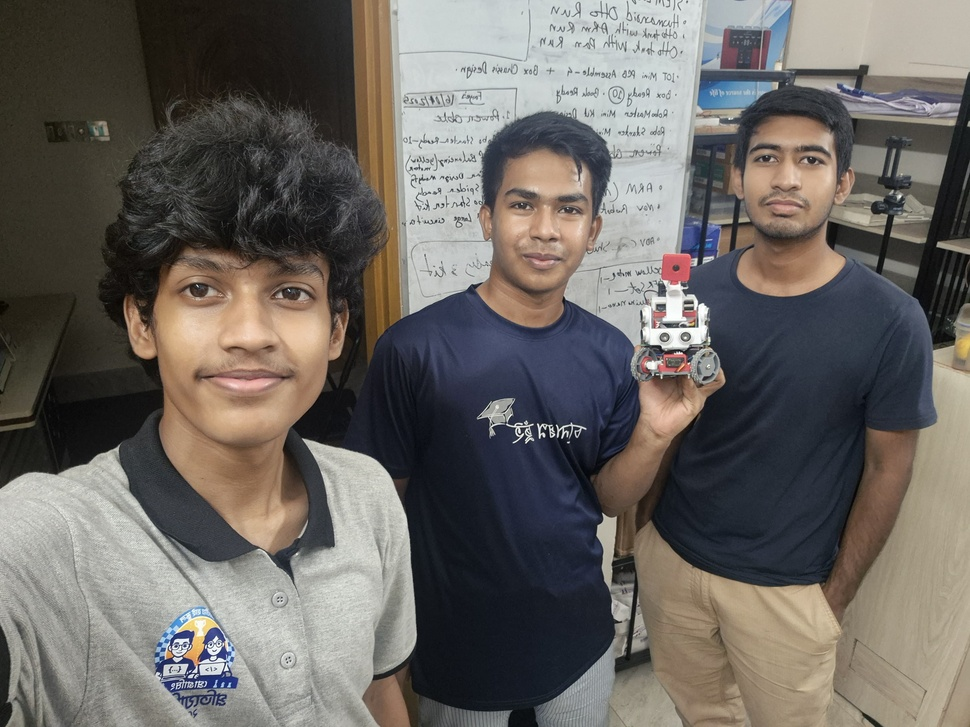
#> input picture t-photos/funny/funny team photo.jpg, 970 x 727 px, shrunk from 4000 x 3000 before the run, given in place of the camera
$ python 'Line counter.py'
#> lines starting #> are read from the running program, lines starting #| are printed output that depends on the picture; after the words box and inside, x2 and y2 are one past the last pixel; in counts of white or black regions, pixels touching at a corner belong together


import cv2
import numpy as np

cap = cv2.VideoCapture(0)

blue_lower = np.array([103, 33, 71])
blue_upper = np.array([158, 255, 255])
orange_lower = np.array([0, 36, 130])
orange_upper = np.array([39, 255, 255])

while True:
    ret, frame = cap.read()
#> frame is the input picture: shape (727, 970, 3); mean B, G, R 98.2, 102.7, 107.2
    if not ret:
        break

    hsv = cv2.cvtColor(frame, cv2.COLOR_BGR2HSV)
#> hsv: shape (727, 970, 3); mean H, S, V 54.7, 54.9, 113.1

    blue_mask = cv2.inRange(hsv, blue_lower, blue_upper)
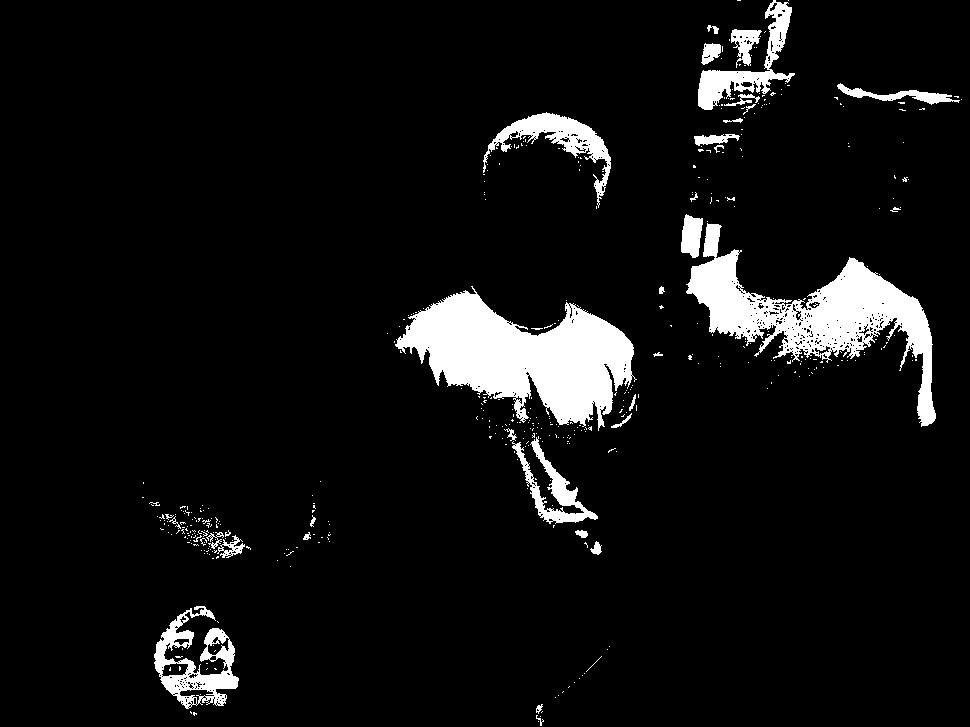
#> blue_mask: shape (727, 970); 6.9% white; 446 white regions (412 under 20 px), largest, box (x1, y1, x2, y2) and area: (395, 286, 637, 431) 18017, (686, 223, 936, 427) 14525, (154, 606, 239, 709) 3475
    orange_mask = cv2.inRange(hsv, orange_lower, orange_upper)
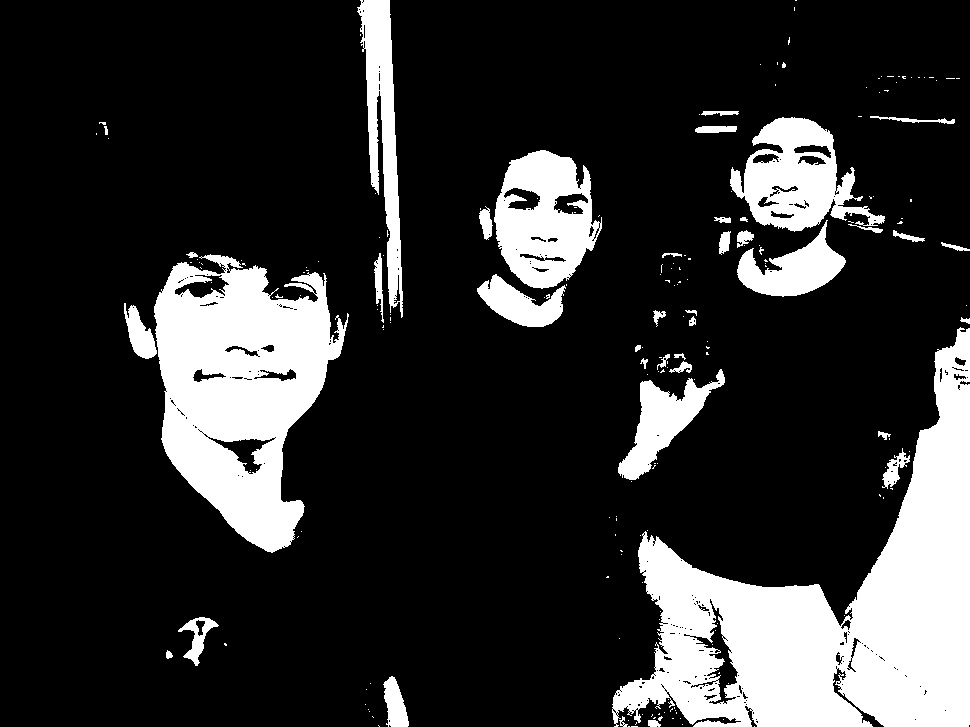
#> orange_mask: shape (727, 970); 19% white; 202 white regions (162 under 20 px), largest, box (x1, y1, x2, y2) and area: (612, 327, 970, 727) 58241, (154, 254, 349, 553) 34010, (494, 150, 602, 289) 9608

    blur_blue = cv2.GaussianBlur(blue_mask, (5, 5), 0)
    blur_orange = cv2.GaussianBlur(orange_mask, (5, 5), 0)

    edges_blue = cv2.Canny(blur_blue, 50, 150)
#> edges_blue: shape (727, 970); 1.8% white in thin lines or dots, all inside (x1, y1, x2, y2) = (141, 0, 963, 727)
    edges_orange = cv2.Canny(blur_orange, 50, 150)
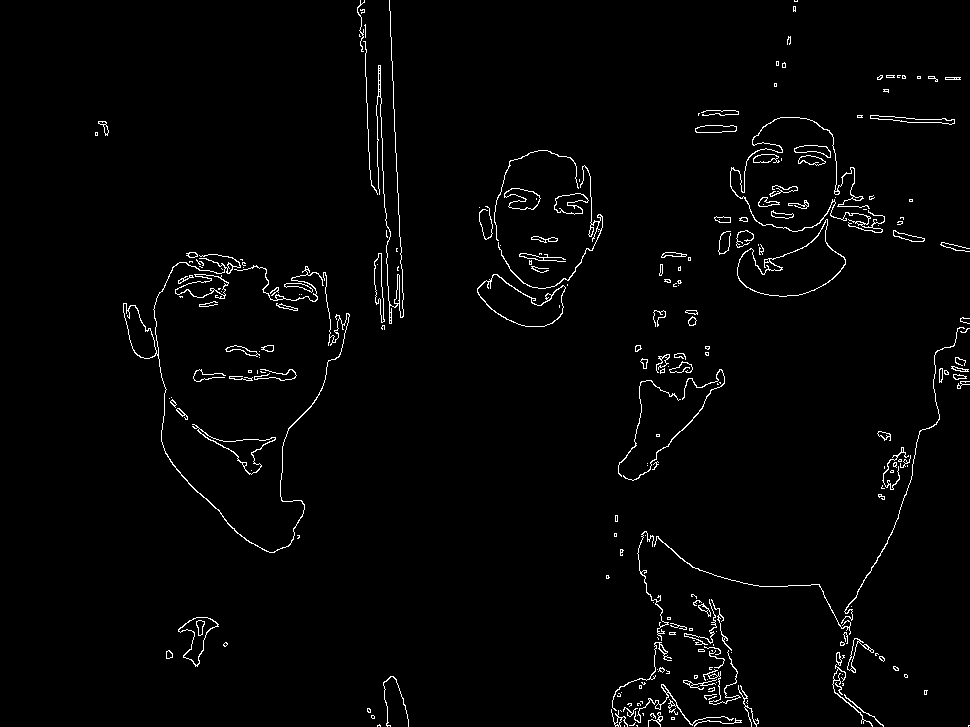
#> edges_orange: shape (727, 970); 2% white in thin lines or dots

    lines_blue = cv2.HoughLinesP(edges_blue, 1, np.pi/180, 50, minLineLength=50, maxLineGap=10)
#> lines_blue = 58 rows, first 6: [799, 363, 906, 331], [731, 282, 854, 361], [786, 361, 900, 328], [710, 332, 833, 337], [162, 683, 231, 642], [787, 362, 854, 344]
    lines_orange = cv2.HoughLinesP(edges_orange, 1, np.pi/180, 50, minLineLength=50, maxLineGap=10)
#> lines_orange = 23 rows, first 6: [393, 98, 403, 299], [366, 88, 371, 185], [381, 117, 384, 207], [824, 215, 924, 238], [274, 300, 326, 294], [185, 276, 247, 269]

    line_count_blue = 0
    line_count_orange = 0

    if lines_blue is not None:
        for line in lines_blue:
            x1, y1, x2, y2 = line[0]
            cv2.line(frame, (x1, y1), (x2, y2), (255, 0, 0), 2)
            line_count_blue += 1
#> this loop made 58 passes
#> (x1, y1, x2, y2) on passes 1 to 12: (799, 363, 906, 331), (731, 282, 854, 361), (786, 361, 900, 328), (710, 332, 833, 337), (162, 683, 231, 642), (787, 362, 854, 344), (731, 336, 815, 339), (167, 690, 219, 658), (754, 292, 823, 361), (812, 360, 875, 342), (790, 358, 902, 324), (570, 424, 634, 404)
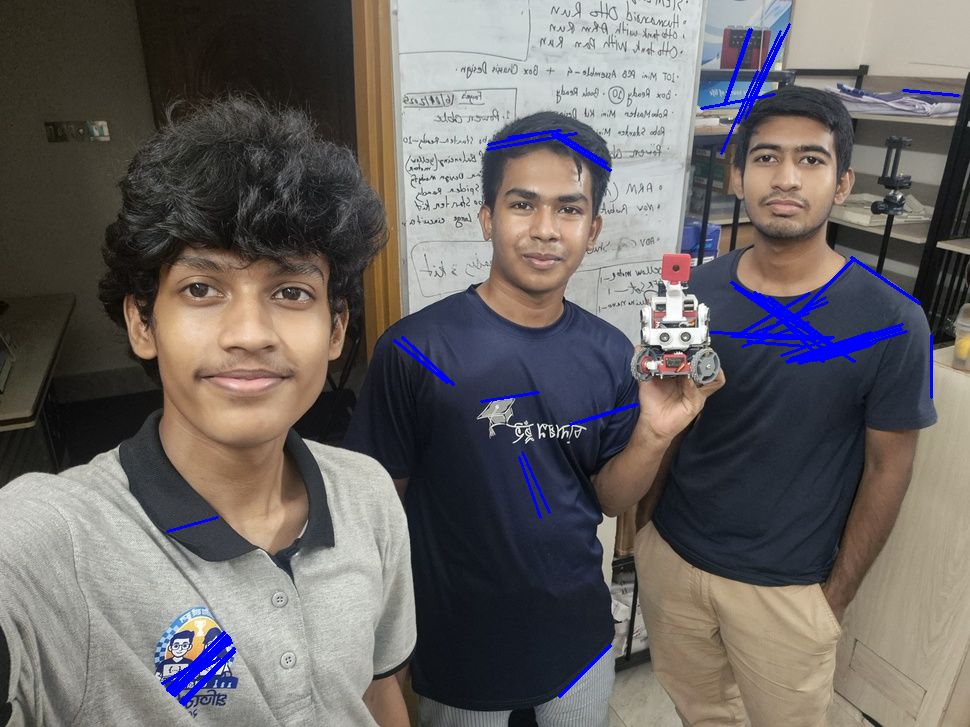
#> frame: shape (727, 970, 3); 1.53% of pixels changed, all inside (x1, y1, x2, y2) = (161, 23, 960, 706)
#> after the loop, line_count_blue = 58

    if lines_orange is not None:
        for line in lines_orange:
            x1, y1, x2, y2 = line[0]
            cv2.line(frame, (x1, y1), (x2, y2), (0, 140, 255), 2)
            line_count_orange += 1
#> this loop made 23 passes
#> (x1, y1, x2, y2) on passes 1 to 12: (393, 98, 403, 299), (366, 88, 371, 185), (381, 117, 384, 207), (824, 215, 924, 238), (274, 300, 326, 294), (185, 276, 247, 269), (892, 532, 912, 471), (389, 0, 393, 94), (188, 255, 240, 267), (660, 650, 660, 595), (721, 634, 756, 726), (708, 699, 715, 608)
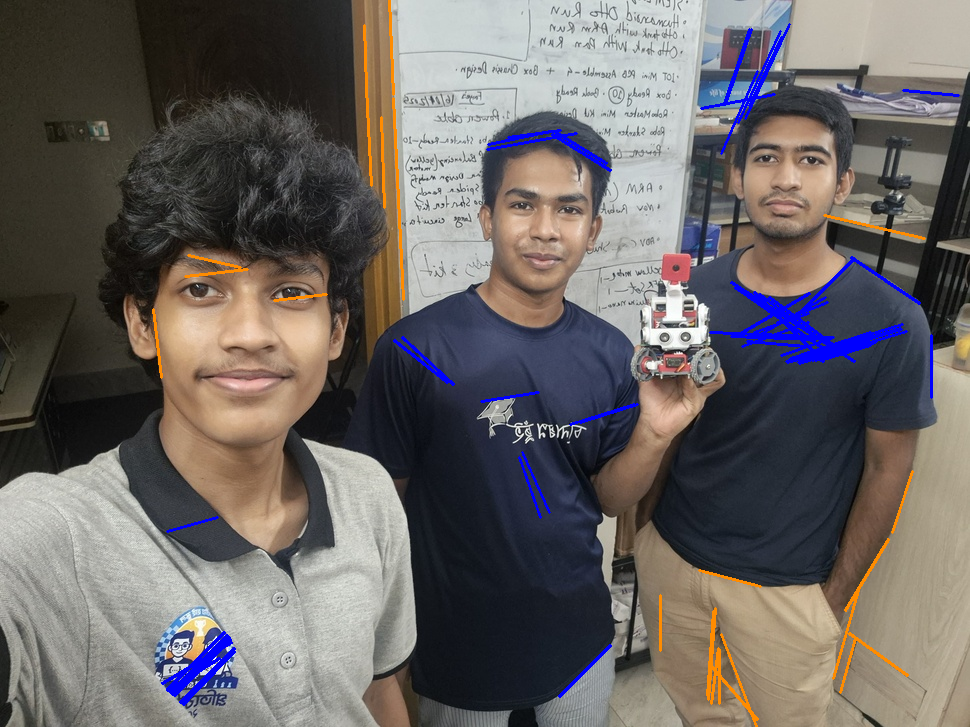
#> frame: shape (727, 970, 3); 0.75% of pixels changed, all inside (x1, y1, x2, y2) = (152, 0, 926, 727)
#> after the loop, line_count_orange = 23

    cv2.putText(frame, f"Blue Lines: {line_count_blue}", (10, 30), cv2.FONT_HERSHEY_SIMPLEX, 0.8, (255, 0, 0), 2)
    cv2.putText(frame, f"Orange Lines: {line_count_orange}", (10, 60), cv2.FONT_HERSHEY_SIMPLEX, 0.8, (0, 140, 255), 2)
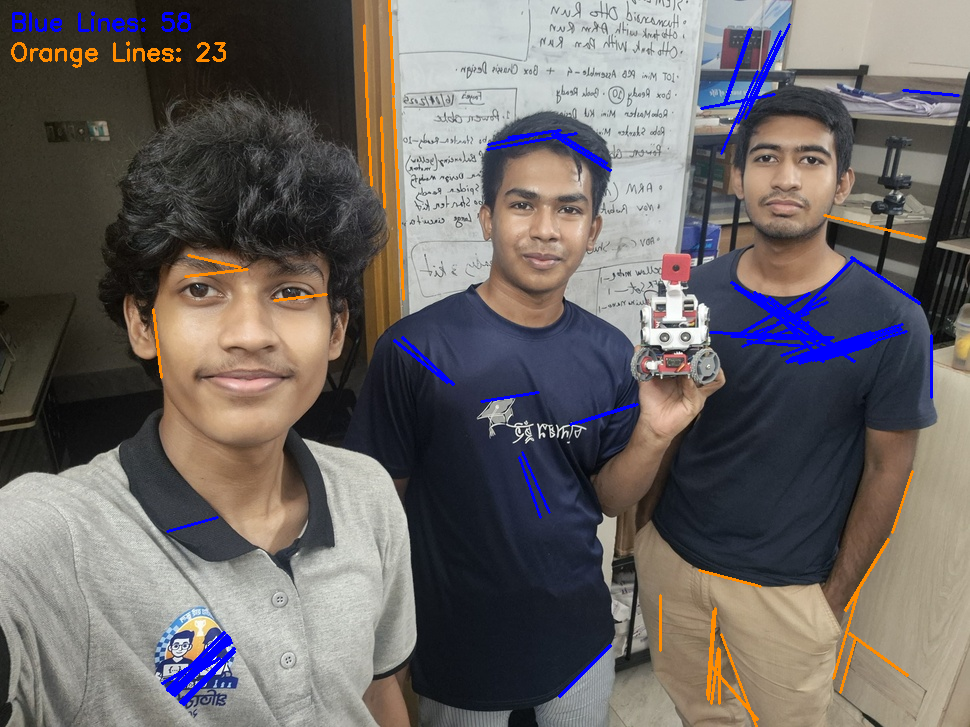
#> frame: shape (727, 970, 3); mean B, G, R 100.3, 101.8, 107.4

    cv2.imshow("Line Detection", frame)

    if cv2.waitKey(1) & 0xFF == ord('q'):
#> (key q is pressed here)
        break

cap.release()
cv2.destroyAllWindows()

$ run again, on t-photos/funny/funny_teamphoto.jpg
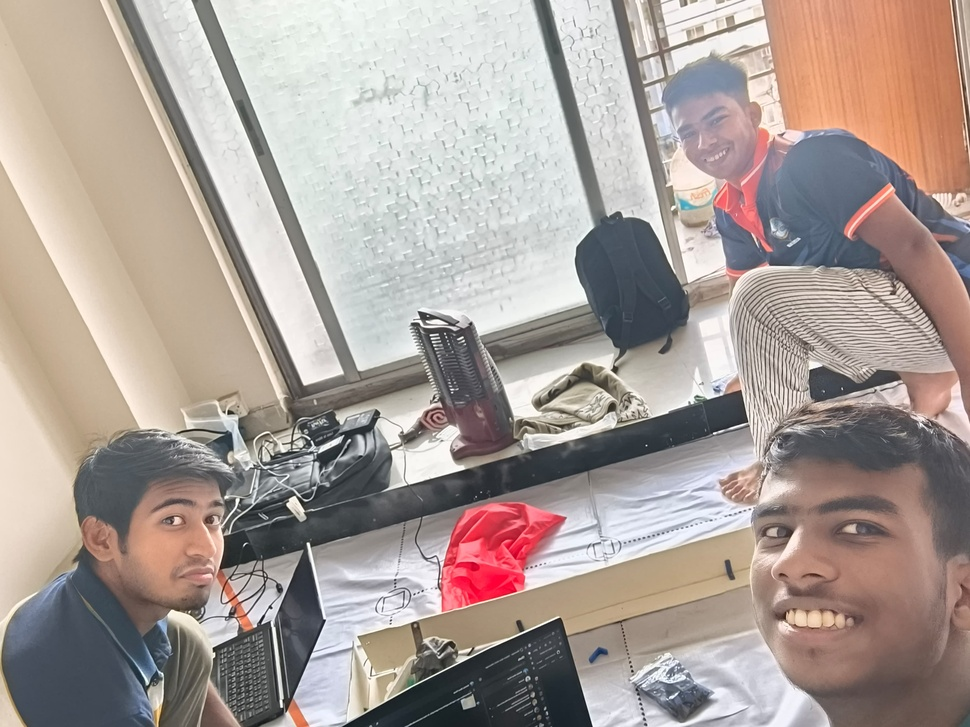
#> input picture t-photos/funny/funny_teamphoto.jpg, 970 x 727 px, shrunk from 4160 x 3120 before the run, given in place of the camera
#> frame is the input picture: shape (727, 970, 3); mean B, G, R 152.3, 158.3, 170.3
#> hsv: shape (727, 970, 3); mean H, S, V 53.8, 39.2, 174.2
#> `blue_mask = cv2.inRange(hsv, blue_lower, blue_upper)`:
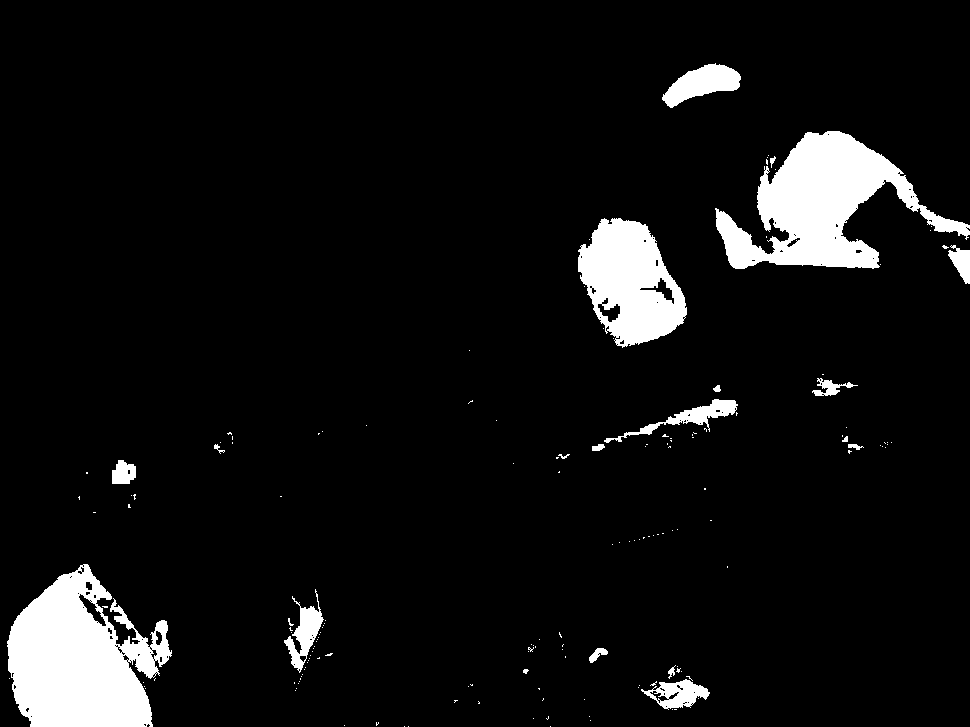
#> blue_mask: shape (727, 970); 7% white; 164 white regions (144 under 20 px), largest, box (x1, y1, x2, y2) and area: (7, 564, 172, 727) 17232, (715, 131, 970, 269) 15360, (578, 218, 687, 348) 8938
#> orange_mask: shape (727, 970); 29.9% white; 661 white regions (600 under 20 px), largest, box (x1, y1, x2, y2) and area: (0, 0, 291, 432) 62364, (418, 462, 970, 686) 53702, (0, 160, 254, 632) 37279
#> edges_blue: shape (727, 970); 0.9% white in thin lines or dots
#> edges_orange: shape (727, 970); 2.7% white in thin lines or dots
#> lines_blue = [[821, 266, 875, 268], [595, 445, 695, 407], [85, 564, 163, 664], [116, 635, 148, 699], [600, 444, 652, 431], [80, 565, 104, 615], [99, 581, 164, 664]]
#> lines_orange = 74 rows, first 6: [149, 109, 290, 425], [526, 590, 756, 524], [138, 52, 286, 385], [19, 197, 134, 415], [223, 263, 274, 374], [542, 421, 601, 418]
#> the loop `for line in lines_blue:` made 7 passes
#> after the loop `for line in lines_blue:`: line_count_blue = 7
#> the loop `for line in lines_orange:` made 74 passes
#> after the loop `for line in lines_orange:`: line_count_orange = 74
#> `cv2.putText(frame, f"Orange Lines: {line_count_orange}", (10, 60), cv2..`:
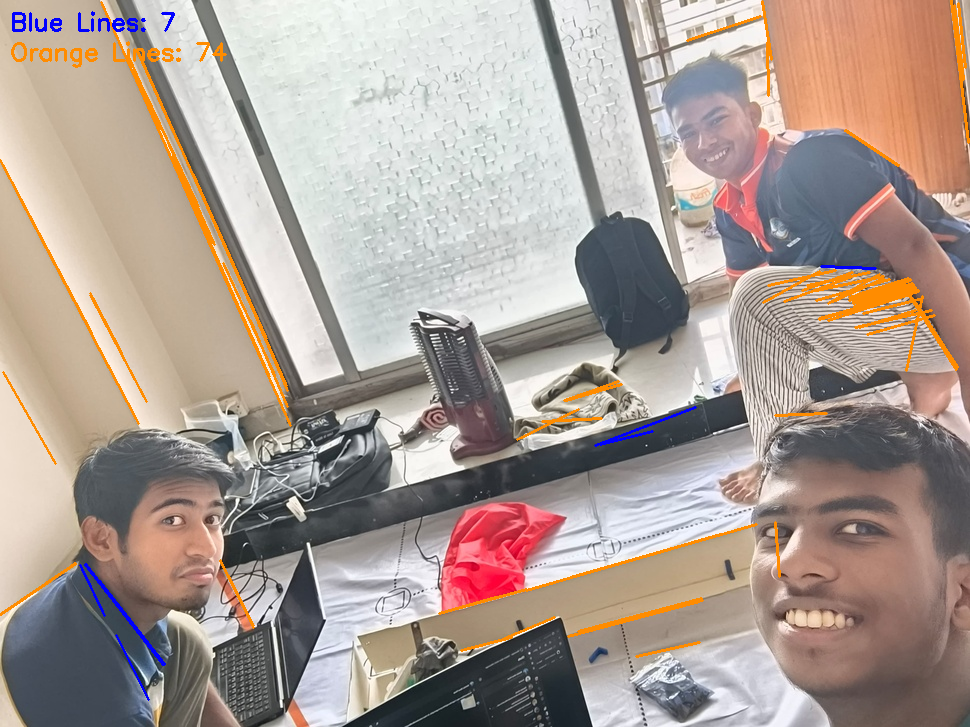
#> frame: shape (727, 970, 3); mean B, G, R 149.2, 157.2, 171.4
